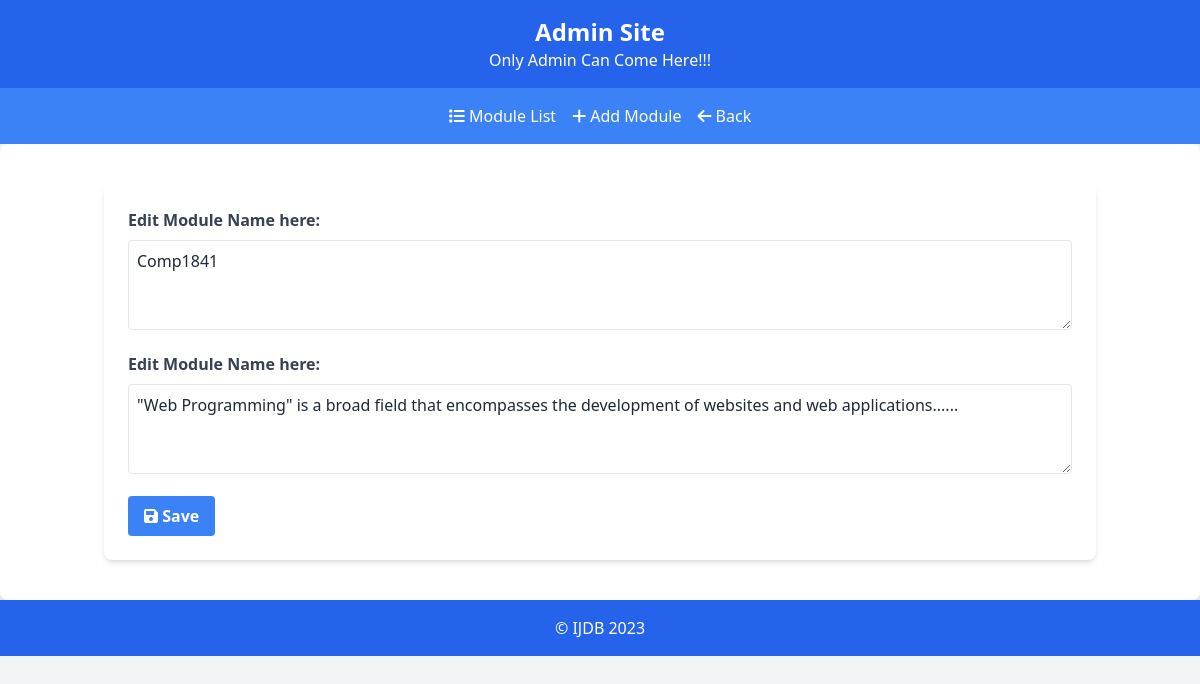
The app's page /admin/edit_module.php?id=2 with its own data.
### tables this page shows
CREATE TABLE `module` (
  `id` int(50) NOT NULL,
  `modulename` varchar(50) NOT NULL,
  `moduletext` varchar(300) NOT NULL
);

### admin/edit_module.php (called while the page is built, shortened)
<?php
include '../includes/DatabaseConnection.php';
include '../includes/dbfunction.php';
try{
    if(isset($_POST['submit'])){
        $sql = 'UPDATE module SET modulename = :modulename, moduletext = :moduletext  WHERE id = :id';
        $stmt = $pdo->prepare($sql);
        $stmt->bindValue(':modulename', $_POST['modulename']);
        $stmt->bindValue(':moduletext', $_POST['moduletext']);
        $stmt->bindValue(':id', $_POST['id']);
        $stmt->execute();
        header('location: manage_module.php');
    }else{
        $module = getmodule($pdo, $_GET['id']);
        include '../templates/edit_module.html.php';
        $output = ob_get_clean();
    }
}catch(PDOException $e){
    $title = 'error has occured';
    $output == 'Error editing question: ' . $e->getMessage();
}
include '../templates/manage_module_layout.html.php';
?>

### includes/dbfunction.php (called while the page is built, shortened)
<?php
function query($pdo, $sql, $parameters = []) {
	$query = $pdo->prepare($sql);
	$query->execute($parameters);
	return $query;
}
function getmodule($pdo, $id) {
	$parameters = [':id' => $id];
	$query = query($pdo, 'SELECT * FROM module WHERE id = :id', $parameters);
	return $query->fetch();
}

### templates/edit_module.html.php (the view, shortened to what this page needs)
<!DOCTYPE html>
<html lang="en">
<head>
    <link href="https://cdn.jsdelivr.net/npm/tailwindcss@2.2.19/dist/tailwind.min.css" rel="stylesheet">
    <link href="https://cdnjs.cloudflare.com/ajax/libs/font-awesome/6.0.0-beta3/css/all.min.css" rel="stylesheet">
</head>
<body class="bg-gray-100 text-gray-800">
    <div class="container mx-auto p-4">
        <form action="" method="post" class="bg-white p-6 rounded-lg shadow-md">
            <label for="module" class="block text-gray-700 font-bold mb-2">Edit Module Name here:</label>
            <textarea name="modulename" rows="3" cols="30" class="w-full p-2 border rounded mb-4"><?=$module['modulename']?></textarea>
            <label for="module" class="block text-gray-700 font-bold mb-2">Edit Module Name here:</label>
            <textarea name="moduletext" rows="3" cols="30" class="w-full p-2 border rounded mb-4"><?=$module['moduletext']?></textarea>
            <button type="submit" name="submit" class="bg-blue-500 hover:bg-blue-700 text-white font-bold py-2 px-4 rounded focus:outline-none focus:shadow-outline">
                <i class="fas fa-save"></i> Save
            </button>
        </form>
    </div>
</body>
</html>

### records on screen
module: modulename "Comp1841", moduletext "\"Web Programming\" is a broad field that encompasses the development of websites and web applications......"
